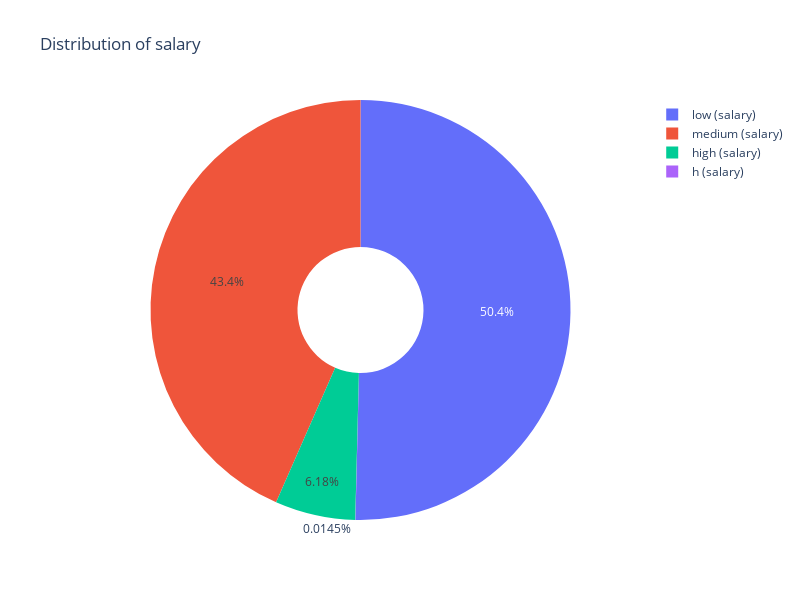

Notebook cell for this chart:
### Code cell
def save_3d_pie_chart(df, col):
    fig = go.Figure(data=[go.Pie(labels=[f'{value} ({col})' for value in df[col].unique()], values=df[col].value_counts(), hole=0.3)])
    fig.update_layout(title=f"Distribution of {col}", scene=dict(aspectmode="cube", camera=dict(eye=dict(x=1.5, y=1.5, z=1.5))), height=600, width=800)
    fig.write_html("salary.html")
    fig.show()

# Assuming 'df' is your DataFrame and 'salary' is a column in it
save_3d_pie_chart(df, 'salary')

### Figure 1 — Plotly figure (JSON) as saved in the notebook; plotly's stock layout.template omitted (floating-point values rounded to 4 significant figures)
{"data": [{"hole": 0.3, "labels": ["low (salary)", "medium (salary)", "high (salary)", "h (salary)"], "type": "pie", "values": [3479, 2998, 427, 1]}], "layout": {"height": 600, "scene": {"aspectmode": "cube", "camera": {"eye": {"x": 1.5, "y": 1.5, "z": 1.5}}}, "title": {"text": "Distribution of salary"}, "width": 800}}
